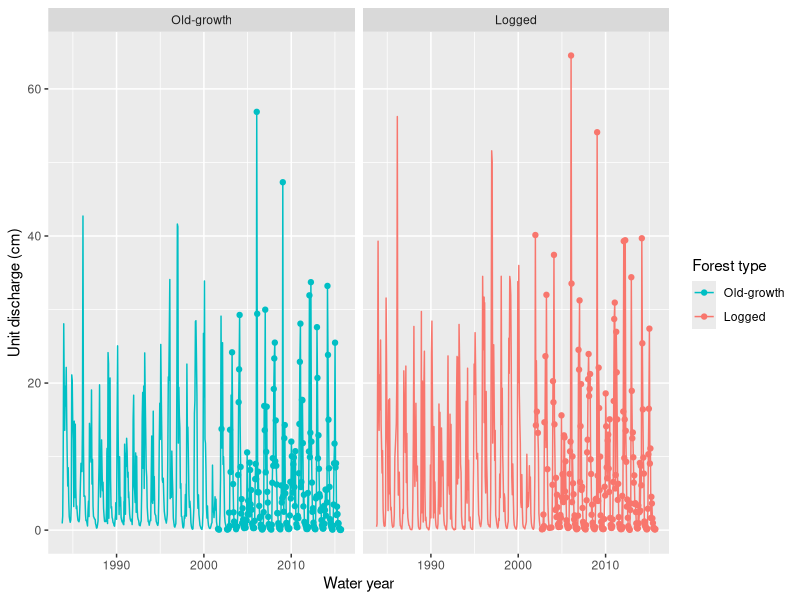
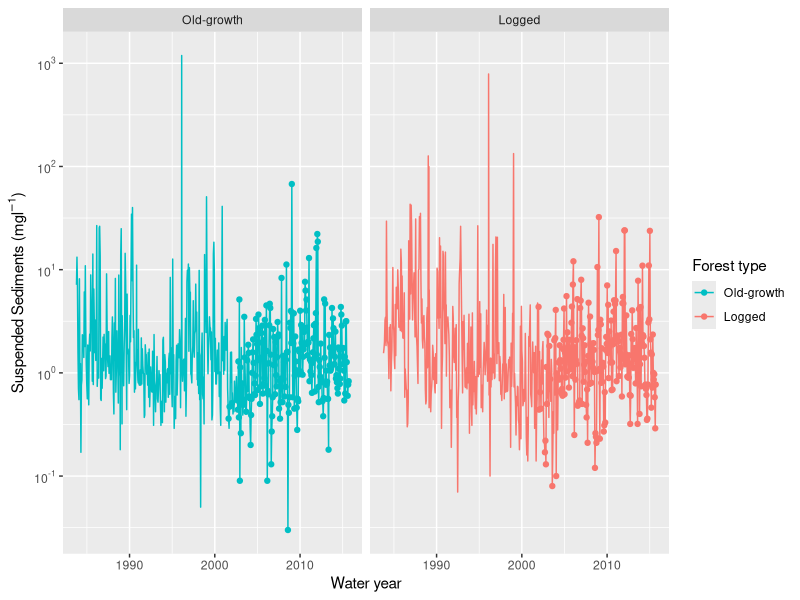
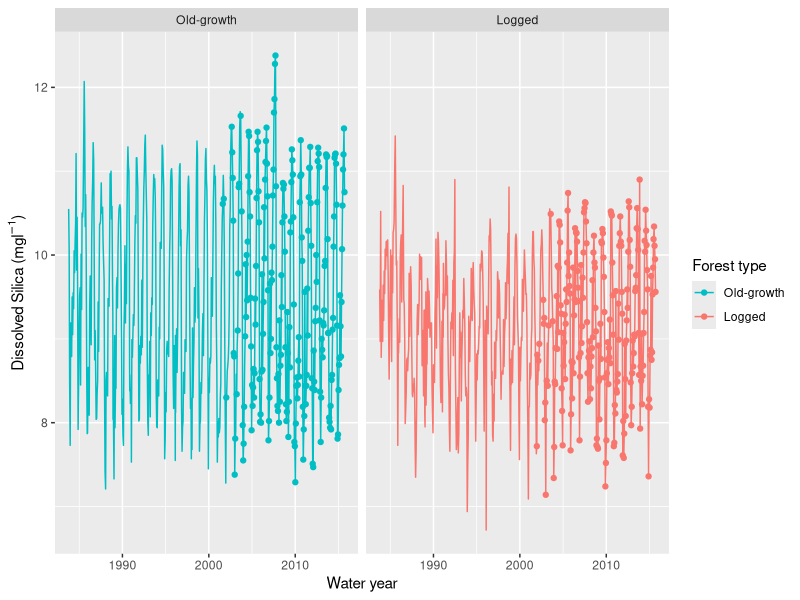
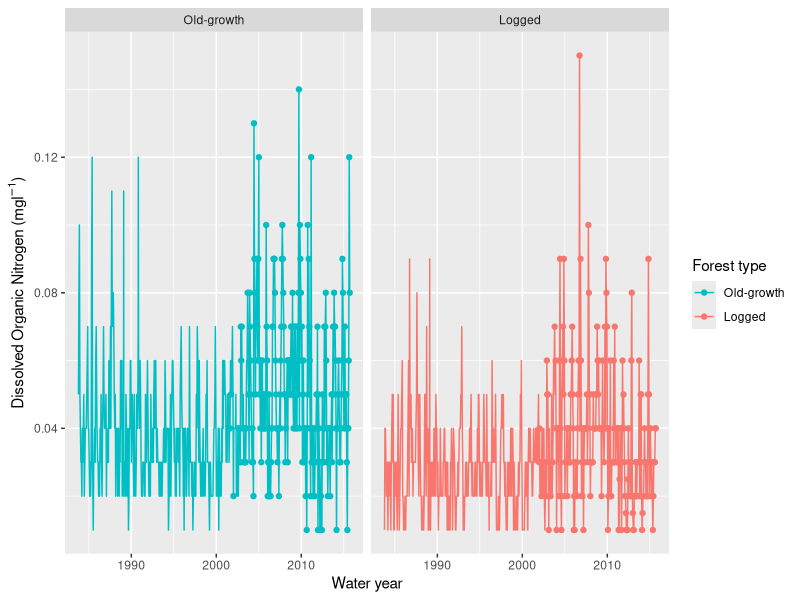
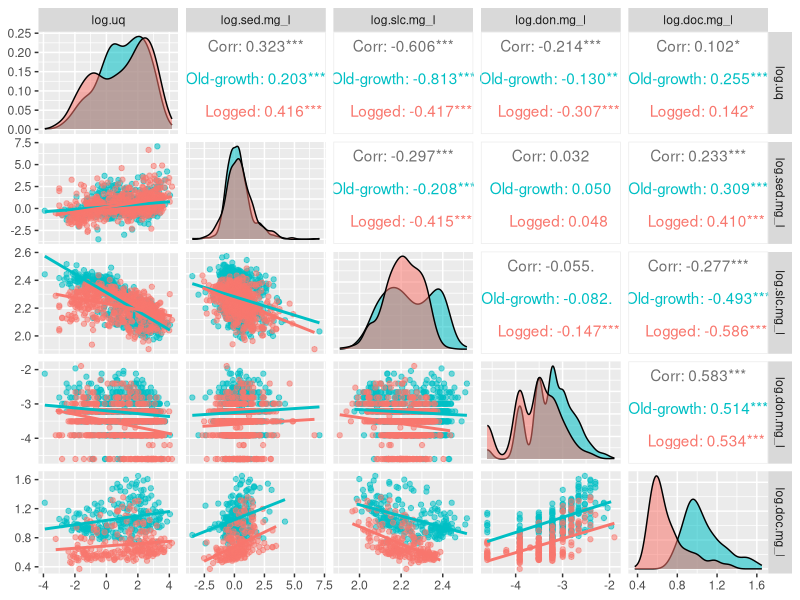
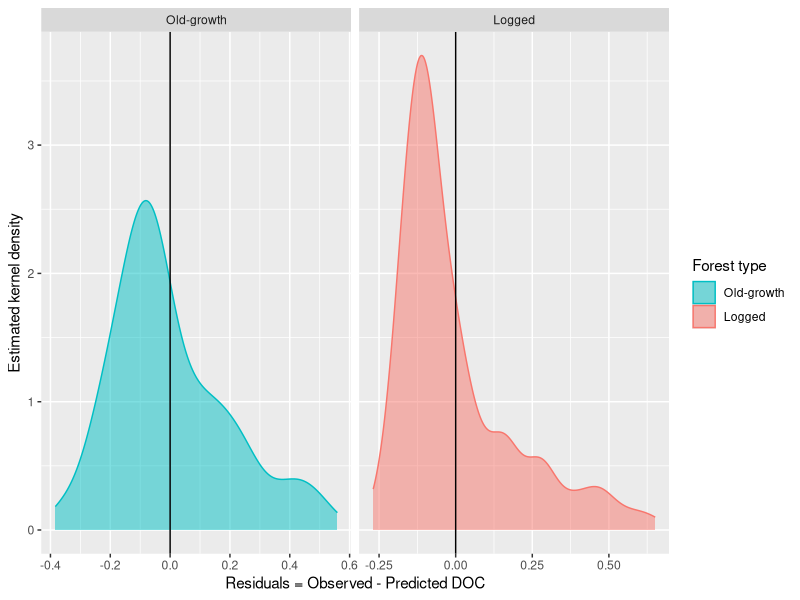
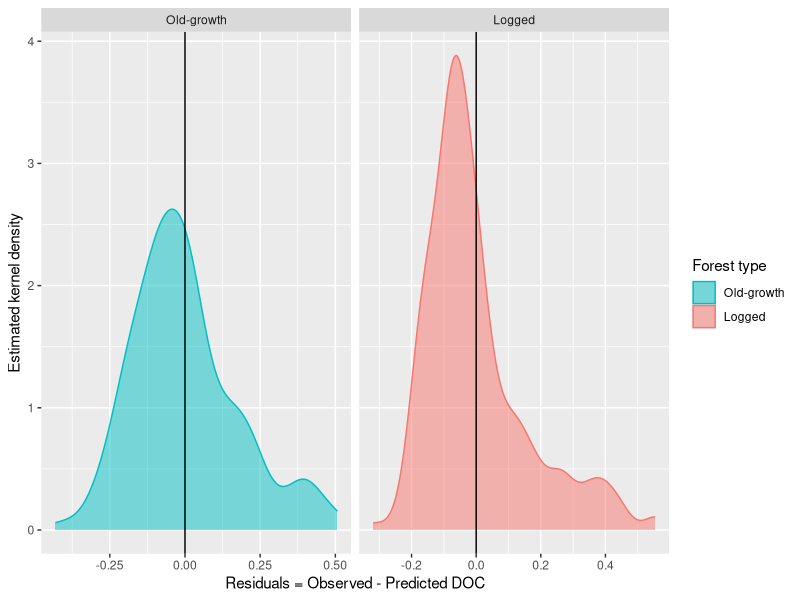
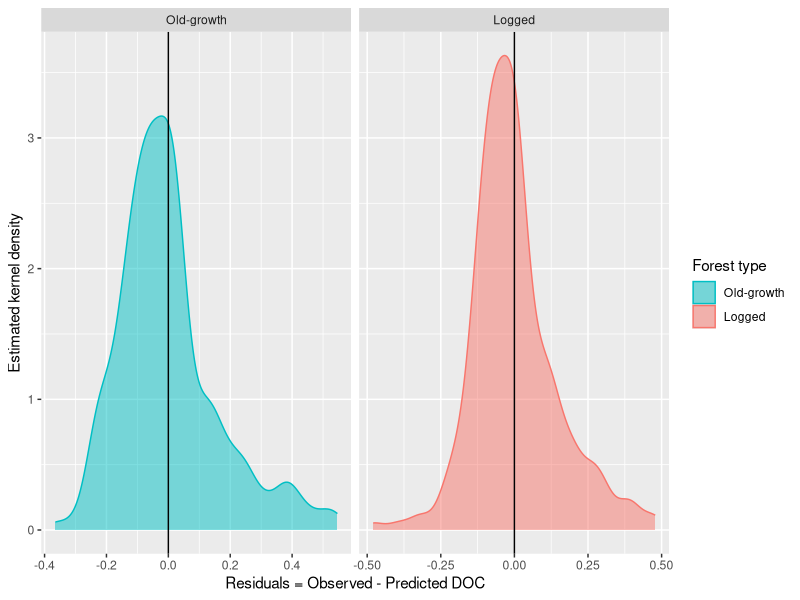

Write R code to recreate these figures, in order.
## ---- chunk 1
library(ggplot2)
library(dplyr)
library(lubridate)
library(scales)
library(GGally)
## ---- chunk 2

#Multiplot function for GGally
my_fn <- function(data,mapping, method="loess",...){
  p <- ggplot(data = data, mapping = mapping) +
    geom_point() +
    geom_smooth(method=method, ...)
  p
}

#Loading the data and making some internal arrangement
hjs <- read.csv("220621_fho_hjandrews.csv")
hjs$dt <- as.Date(hjs$dt, origin = "1899-12-30", format = "%Y-%m-%d")
hjs$ws.f <- factor(hjs$ws.f,levels = c("Old-growth","Logged"))
hjs$ssn <- factor(hjs$ssn,levels = c("Fall","Winter","Spring","Summer"))
hjm <- dplyr::filter(hjs,wy>1983)
## ---- chunk 3
doc_uq_ts <- ggplot(hjm,aes(x=as.Date(dt),y=uq.cm, color = ws.f))+
  geom_line()+
  geom_point(data=dplyr::filter(hjs,is.na(hjs$doc.mg_l)==FALSE),aes(x=as.Date(dt),y=uq.cm))+
  xlab("Water year")+
  ylab("Unit discharge (cm)")+
  scale_color_manual(values = c("#00BFC4","#F8766D"), name = "Forest type")+
  facet_wrap(~ws.f)
doc_uq_ts
## ---- chunk 4
doc_tss <- ggplot(hjm,aes(x=as.Date(dt),y=sed.mg_l, color = ws.f, fill = ws.f))+
  geom_line()+
  geom_point(data=dplyr::filter(hjs,is.na(hjs$doc.mg_l)==FALSE),aes(x=as.Date(dt),y=sed.mg_l))+
  scale_color_manual(values = c("#00BFC4","#F8766D"), name = "Forest type")+
  scale_fill_manual(values = c("#00BFC4","#F8766D"), name = "Forest type")+
  scale_y_log10(breaks = trans_breaks("log10", function(x) 10^x),
    labels = trans_format("log10", math_format(10^.x)))+
  xlab("Water year")+
  ylab(expression(paste("Suspended Sediments (mg",l^{-1}, ")")))+
  facet_wrap(~ws.f)
doc_tss
## ---- chunk 5
doc_slc <- ggplot(hjm,aes(x=as.Date(dt),y=slc.mg_l, color = ws.f, fill = ws.f))+
  geom_line()+
  geom_point(data=dplyr::filter(hjs,is.na(hjs$doc.mg_l)==FALSE),aes(x=as.Date(dt),y=slc.mg_l))+
  scale_color_manual(values = c("#00BFC4","#F8766D"), name = "Forest type")+
  scale_fill_manual(values = c("#00BFC4","#F8766D"), name = "Forest type")+
  xlab("Water year")+
  ylab(expression(paste("Dissolved Silica (mg",l^{-1}, ")")))+
  facet_wrap(~ws.f)
doc_slc
## ---- chunk 6
doc_don <- ggplot(hjm,aes(x=as.Date(dt),y=don.mg_l, color = ws.f, fill = ws.f))+
  geom_line()+
  geom_point(data=dplyr::filter(hjs,is.na(hjs$doc.mg_l)==FALSE),aes(x=as.Date(dt),y=don.mg_l))+
  scale_color_manual(values = c("#00BFC4","#F8766D"), name = "Forest type")+
  scale_fill_manual(values = c("#00BFC4","#F8766D"), name = "Forest type")+
  xlab("Water year")+
  ylab(expression(paste("Dissolved Organic Nitrogen (mg",l^{-1}, ")")))+
  facet_wrap(~ws.f)
doc_don
## ---- chunk 7
require(GGally)

p_dat <- dplyr::select(hjm,ws.f,dt,ssn,log.uq,log.sed.mg_l,log.slc.mg_l,log.don.mg_l,log.doc.mg_l)

p <- ggpairs(p_dat, columns = 4:8, ggplot2::aes(colour = ws.f, alpha = 0.6),
             lower = list(continuous = wrap(my_fn, method="lm", se=FALSE)))
for(i in 1:p$nrow){
  for(j in 1:p$ncol){
    p[i,j] <- p[i,j]+
      scale_fill_manual(values= c("#00BFC4","#F8766D"))+
      scale_color_manual(values= c("#00BFC4","#F8766D"))
  }
}
p
## ---- chunk 8
uq_model = lm(log.doc.mg_l~log.uq + ws.f, hjm)
summary(uq_model)
## ---- chunk 9
res_plot <- ggplot(uq_model, aes(x= uq_model$residuals, color = ws.f, fill = ws.f))+
  geom_density(alpha = 0.5)+
  geom_vline(xintercept = 0)+
  facet_wrap(~ws.f, scales = "free_x")+
  xlab("Residuals = Observed - Predicted DOC")+
  ylab("Estimated kernel density")+
  scale_color_manual(values = c("#00BFC4","#F8766D"), name = "Forest type")+
  scale_fill_manual(values = c("#00BFC4","#F8766D"), name = "Forest type")
res_plot
## ---- chunk 10
dsi_model = lm(log.doc.mg_l~log.slc.mg_l + ws.f, hjm)
summary(dsi_model)
## ---- chunk 11
dsi_res_plot <- ggplot(uq_model, aes(x=dsi_model$residuals, color = ws.f, fill = ws.f))+
  geom_density(alpha = 0.5)+
  geom_vline(xintercept = 0)+
  facet_wrap(~ws.f, scales = "free_x")+
  xlab("Residuals = Observed - Predicted DOC")+
  ylab("Estimated kernel density")+
  scale_color_manual(values = c("#00BFC4","#F8766D"), name = "Forest type")+
  scale_fill_manual(values = c("#00BFC4","#F8766D"), name = "Forest type")
dsi_res_plot
## ---- chunk 12
m_model_0 <- lm(log.doc.mg_l~log.uq+log.slc.mg_l+ws.f, hjm)
summary(m_model_0)
## ---- chunk 13
m0_res_plot <- ggplot(m_model_0, aes(x =m_model_0$residuals, color = ws.f, fill = ws.f))+
  geom_density(alpha = 0.5)+
  geom_vline(xintercept = 0)+
  facet_wrap(~ws.f, scales = "free_x")+
  xlab("Residuals = Observed - Predicted DOC")+
  ylab("Estimated kernel density")+
  scale_color_manual(values = c("#00BFC4","#F8766D"), name = "Forest type")+
  scale_fill_manual(values = c("#00BFC4","#F8766D"), name = "Forest type")
m0_res_plot
## ---- chunk 14
doc_mod <- lm(log.doc.mg_l ~ log.uq + log.sed.mg_l + (log.slc.mg_l + log.don.mg_l) * ssn + ws.f, 
              data = dplyr::filter(hjm,is.na(hjm$doc.mg_l)==FALSE))
summary(doc_mod)
## ---- chunk 15
doc_res_plot <- ggplot(doc_mod, aes(x = doc_mod$residuals, color = ws.f, fill = ws.f))+
  geom_density(alpha = 0.5)+
  geom_vline(xintercept = 0)+
  facet_wrap(~ws.f, scales = "free_x")+
  xlab("Residuals = Observed - Predicted DOC")+
  ylab("Estimated kernel density")+
  scale_color_manual(values = c("#00BFC4","#F8766D"), name = "Forest type")+
  scale_fill_manual(values = c("#00BFC4","#F8766D"), name = "Forest type")
doc_res_plot
## ---- chunk 16
hjm$p.doc.mg_l <- exp(predict.lm(doc_mod,newdata = hjm,na.action = na.pass))
cm <- lm(doc.mg_l~p.doc.mg_l,hjm)
hjm$p.doc.mg_l <- (cm$coefficients[1] + hjm$p.doc.mg_l)/cm$coefficients[2]
hjm$log.p.doc.mg_l <- log10(hjm$p.doc.mg_l)
## ---- chunk 17
obs_prd_doc <- ggplot(hjm, aes(x=doc.mg_l,y=p.doc.mg_l,color = ws.f))+
  geom_point()+
  geom_abline()+
  scale_fill_manual(values= c("#00BFC4","#F8766D"), name = "Forest type")+
  scale_color_manual(values= c("#00BFC4","#F8766D"), name = "Forest type")+
  xlab("Observed DOC")+
  ylab("Predicted DOC")
obs_prd_doc 
